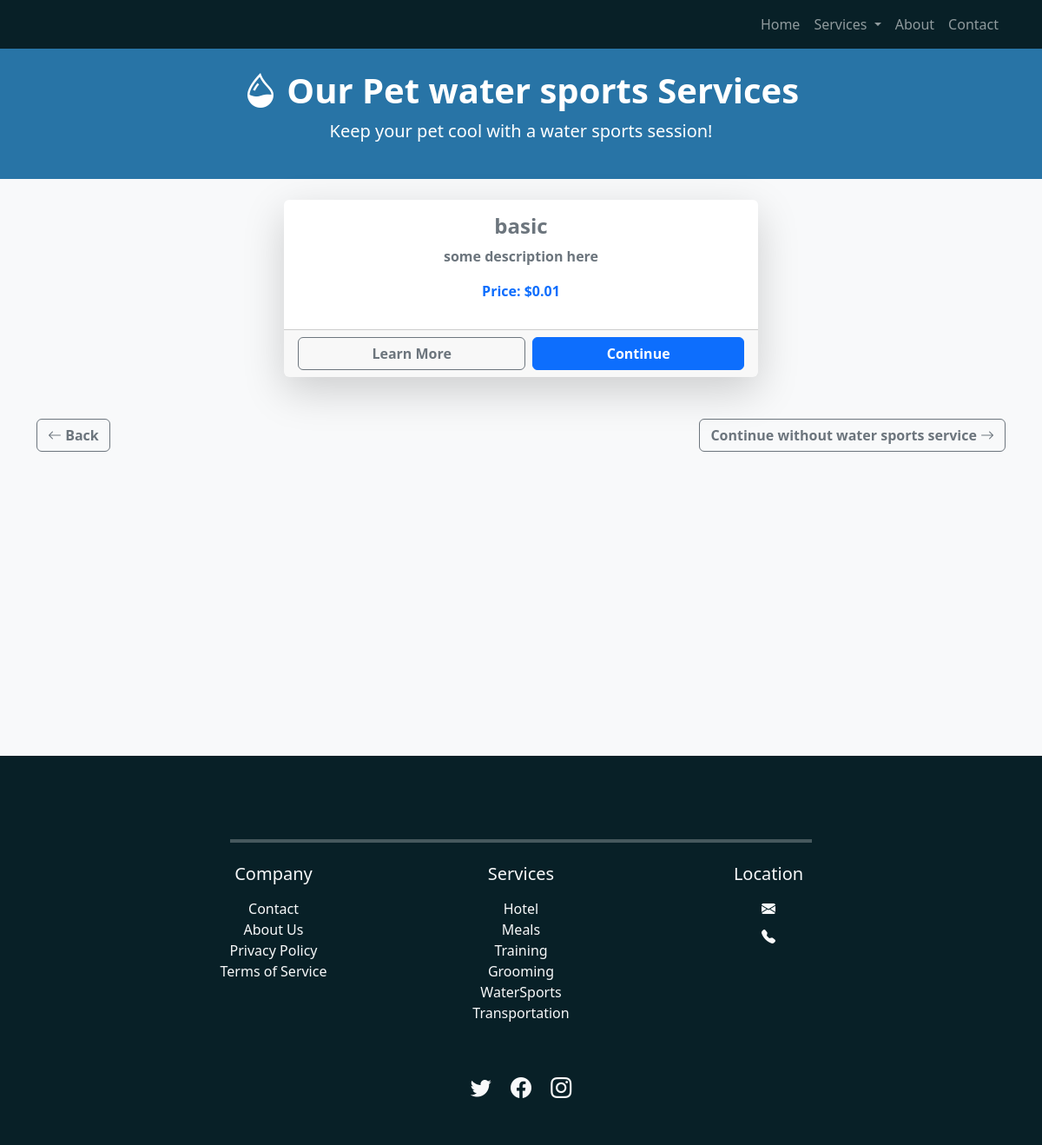
Screenshot of /booking/select-water_sports with the database file from the repository.
### water_sports/models.py (models this page shows, shortened)
class Service(models.Model):
    title = models.CharField(max_length=255)
    description = models.TextField()
    duration = models.DecimalField(max_digits=6, decimal_places=2)
    price = models.DecimalField(max_digits=6, decimal_places=2)
    class Meta:
        verbose_name = "Prices"
        verbose_name_plural = "Prices"

### booking/views.py (the view, shortened to what this page needs)
# urls.py: path('booking/select-water_sports', SelectWaterSportsView.as_view(), name='select_water_sports'),
class SelectWaterSportsView(TemplateView):
    template_name = "select_water_sports.html"
    def get_context_data(self, **kwargs):
        context = super().get_context_data(**kwargs)
        context["water_sports_services"] = WaterService.objects.all()
        return context

### booking/templates/select_water_sports.html (shortened to what this page needs)
{% extends "base.html" %}
    {% block extra_head %}
    {% load static %}
    <link rel="stylesheet" type="text/css" href="{% static 'home.css' %}">
    <link rel="stylesheet" type="text/css" href="{% static 'base.css' %}">
    <link href="https://cdn.jsdelivr.net/npm/bootstrap@5.3.2/dist/css/bootstrap.min.css" rel="stylesheet">
    <link rel="stylesheet" href="https://cdn.jsdelivr.net/npm/bootstrap-icons/font/bootstrap-icons.css">
    {% endblock %}
{% block content %}
<body class="bg-light">
<header class="text-white text-center py-4" style="background-color: #2874a6">
    <h1 class="fw-bold"><i class="bi bi-droplet-half"></i> Our Pet water sports Services</h1>
    <p class="lead">Keep your pet cool with a water sports session!</p>
</header>
<div class="container mt-4" style="height: 80vh;">
    <form method="POST">
        <div class="row justify-content-center">
            {% for service in water_sports_services %}
            <div class="col-md-6 mb-4">
                <div class="card shadow-lg border-0">
                    <div class="card-body">
                        <h4 class="text-center text-secondary fw-bold">{{ service.title }}</h4>
                        <p class="text-center text-secondary fw-bold">{{ service.description }}</p>
                        <p class="text-center text-primary fw-bold">Price: ${{ service.price }}</p>
                    </div>
                    <div class="card-footer d-flex gap-2">
                        <button type="submit" value="{{ service.title }}"
                                class="btn btn-outline-secondary flex-grow-1 fw-bold">Learn More
                        </button>
                        <button type="submit" name="select_water_sports_service" value="{{ service.title }}" class="btn btn-primary flex-grow-1 fw-bold">
                            Continue
                        </button>
                    </div>
                </div>
            </div>
            {% endfor %}
        </div>
        <div class="d-flex justify-content-between mt-4">
            <a href="{% url 'select_training' %}" class="btn btn-outline-secondary fw-bold">
                <i class="bi bi-arrow-left"></i> Back
            </a>
            <button type="submit" name="continue_without_service" class="btn btn-outline-secondary fw-bold">
                Continue without water sports service <i class="bi bi-arrow-right"></i>
            </button>
        </div>
    </form>
</div>
</body>
{% endblock %}

### rows the page displays
Service: title "basic", description "some description here", price "0.01"
